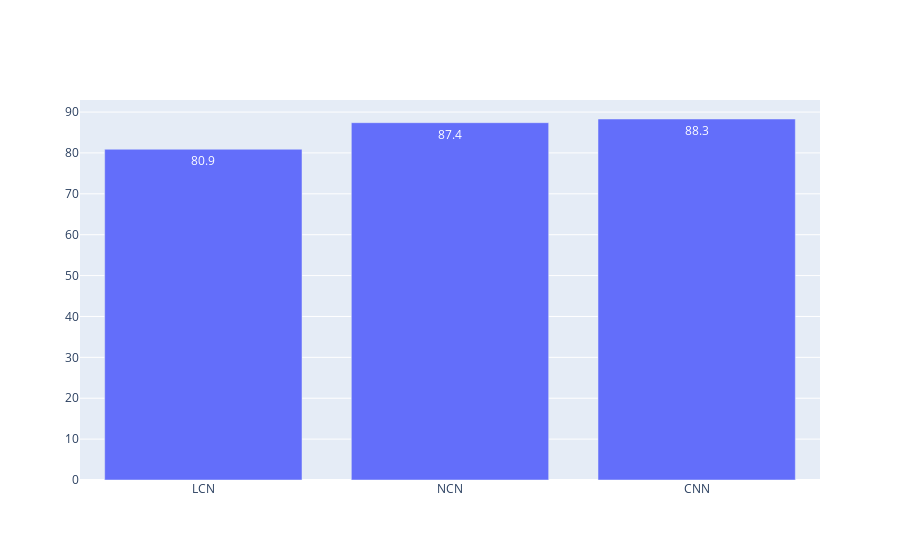

Source (notebook cell):
### Code cell
import plotly.graph_objects as go

x =  ['LCN', 'NCN', 'CNN']


y = [80.9, 87.4, 88.3]


# Use textposition='auto' for direct text
fig = go.Figure(data=[go.Bar(
            x=x, y=y,
            text=y,
            textposition='auto',
        )])

fig.show()

### Figure 1 — Plotly figure (JSON) as saved in the notebook; plotly's stock layout.template omitted (floating-point values rounded to 4 significant figures)
{"data": [{"text": ["80.9", "87.4", "88.3"], "textposition": "auto", "type": "bar", "x": ["LCN", "NCN", "CNN"], "y": [80.9, 87.4, 88.3]}], "layout": {}}
